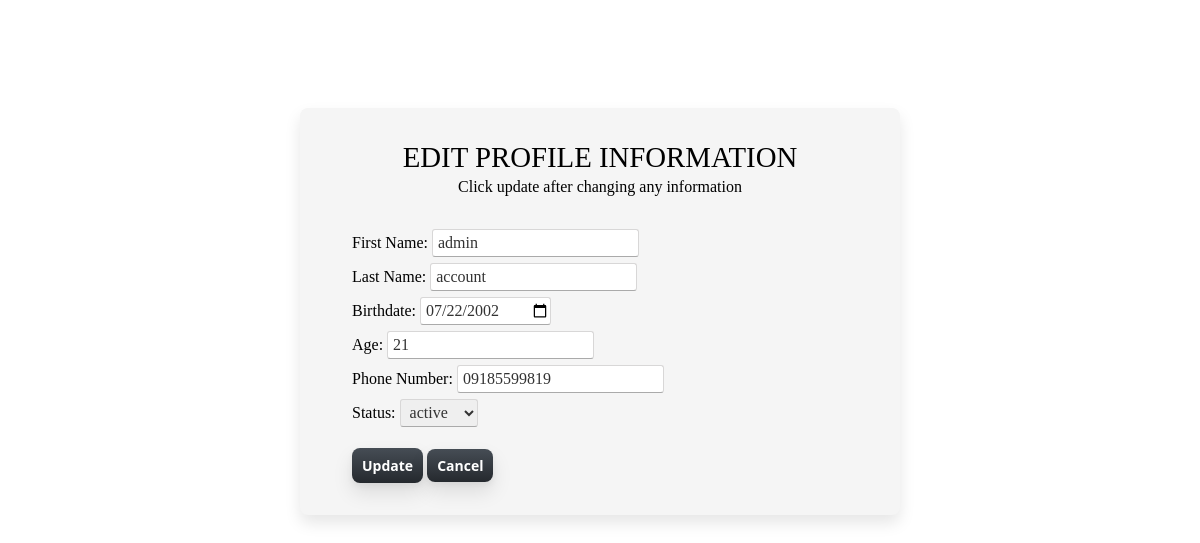
/profile.php (signed in), run on the app's committed database.
### tables this page shows
CREATE TABLE `tbluseraccount` (
  `acctID` int(5) NOT NULL,
  `userID` int(5) NOT NULL,
  `emailadd` varchar(20) NOT NULL,
  `username` varchar(20) NOT NULL,
  `acct_type` varchar(20) NOT NULL DEFAULT 'user',
  `password` varchar(20) NOT NULL,
  `status` varchar(10) NOT NULL DEFAULT 'active'
);

CREATE TABLE `tbluserprofile` (
  `userID` int(5) NOT NULL,
  `firstname` varchar(20) NOT NULL,
  `lastname` varchar(20) NOT NULL,
  `birthdate` date NOT NULL,
  `age` int(2) NOT NULL,
  `phonenumber` varchar(11) NOT NULL,
  `addressID` int(5) NOT NULL
);

### profile.php (the view, shortened to what this page needs)
<?php
include 'connect.php';
$userID = $_SESSION['userID'];
?>
<!DOCTYPE html>
<html lang="en">
<head>
    <link href="https://cdn.jsdelivr.net/npm/bootstrap@5.2.3/dist/css/bootstrap.min.css" rel="stylesheet">
    <link rel="stylesheet" href="https://cdnjs.cloudflare.com/ajax/libs/font-awesome/6.4.0/css/all.min.css" />
    <link rel="stylesheet" href="css/style1.css" />
    <link rel="stylesheet" href="css/admin-style.css" />
</head>
<body>
    <div class="edit-userdata">
        <h3 class="edit-header">Edit Profile Information</h3>
        <p class="edit-sub-header">Click update after changing any information</p>
        <?php
            $sql = "SELECT tbluserprofile.firstname, tbluserprofile.lastname, tbluserprofile.birthdate,
                    tbluserprofile.age, tbluserprofile.phonenumber, tbluseraccount.status FROM tbluserprofile
                INNER JOIN tbluseraccount ON tbluserprofile.userID = tbluseraccount.userID
                WHERE tbluserprofile.userID = $userID LIMIT 1";
            $result = mysqli_query($connection, $sql);
            $row = mysqli_fetch_assoc($result);
        ?>
        <form action="" method="post">
            <div class="edit-inputs">
                <div class="col">
                    <label class="form-label">First Name:</label>
                    <input type="text" class="box" name="fname" value="<?php echo $row['firstname'] ?>">
                </div>
                <div class="col">
                    <label class="form-label">Last Name:</label>
                    <input type="text" class="box" name="lname" value="<?php echo $row['lastname'] ?>">
                </div>
                <div class="col">
                    <label class="form-label">Birthdate:</label>
                    <input type="date" class="box" name="birthdate" value="<?php echo $row['birthdate'] ?>">
                </div>
                <div class="col">
                    <label class="form-label">Age:</label>
                    <input type="number" class="box" name="age" value="<?php echo $row['age'] ?>">
                </div>
                <div class="col">
                    <label class="form-label">Phone Number:</label>
                    <input type="tel" class="box" name="phonenum" value="<?php echo $row['phonenumber'] ?>">
                </div>
                <div class="col">
                    <label class="form-label">Status:</label>
                    <select name="status" class="box">
                        <option value="active" <?php if ($row['status'] == 'active') echo 'selected'; ?>>active</option>
                    </select>
                </div>
            </div>
            <div class="update_cancel">
                <button type="submit" class="buttons" name="Update" onclick="window.history.back();">Update</button>
                <a href="#" onclick="window.history.back();" class="buttons">Cancel</a>
            </div>
        </form>
    </div>
</body>
</html>

### css/style1.css (style rules this page uses)
* { margin: 0; padding: 0; color: black; box-sizing: border-box; font-family: "Cormorant Garamond", serif; }
body { display: flex; flex-direction: column; min-height: 100vh; }
.buttons { background-image: linear-gradient(#464d55, #25292e); border: 0 solid #e5e7eb; border-radius: 0.5rem; color: #fff; font-family: "Segoe UI"; font-size: 14px; font-weight: 600; padding: 7px 10px; text-align: center; box-shadow: 0 10px 20px rgba(0, 0, 0, 0.1), 0 3px 6px rgba(0, 0, 0, 0.05); text-decoration: none; cursor: pointer; }

### css/admin-style.css (style rules this page uses)
:root { --red: #d54e4e; --border: 0.1rem solid var(--black); --box-shadow: 0 0.5rem 1rem rgba(0, 0, 0, 0.1); }
* { margin: 0; padding: 0; box-sizing: border-box; transition: all 0.2s linear; font-family: "Cormorant Garamond", serif; }
.box { height: 28px; border: 0.5px solid rgb(216, 215, 215); padding-left: 5px; outline: none; color: #333; transition: all 0.2s ease; border-bottom: 1.5px solid #aaaaaa; border-radius: 3px; }
.edit-inputs { margin-left: 20px; margin-top: 30px; margin-bottom: 15px; }
.edit-userdata { position: absolute; background-color: whitesmoke; border-radius: 0.5rem; padding: 2rem; text-align: left; box-shadow: var(--box-shadow); border: var(--border); width: 50%; height: auto; margin: 9% 25%; }
.edit-header { font-size: 1.8rem; font-family: "Cormorant Garamond", serif; text-transform: uppercase; color: var(--black); margin-bottom: 0rem; text-align: center; }
.edit-sub-header { font-size: 1rem; font-family: "Cormorant Garamond", serif; color: var(--black); text-align: center; }
.update_cancel { margin-left: 20px; }

### data on the page
tbluseraccount: fname "admin", lname "account", birthdate "07/22/2002", age "21", phonenum "09185599819", status "active"
